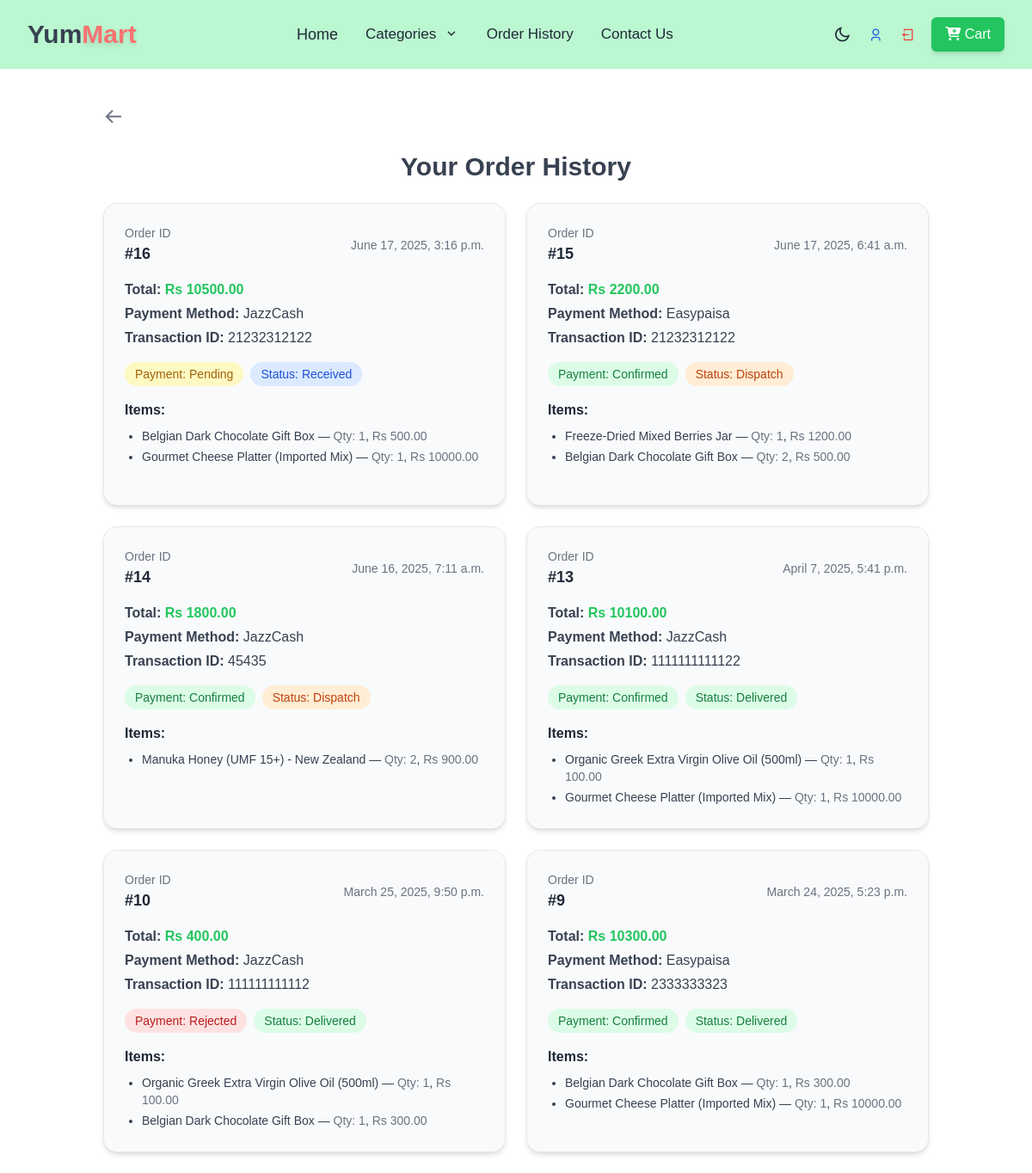
The app's page /order-history/ (signed in) with its own data.
### store/models.py (models this page shows, shortened)
class Order(models.Model):
    PAYMENT_METHODS = [
        ('Easypaisa', 'Easypaisa'),
        ('JazzCash', 'JazzCash'),
        ('Bank Transfer', 'Bank Transfer'),
    ]
    PAYMENT_STATUS = [
        ('Pending', 'Pending'),
        ('Confirmed', 'Confirmed'),
        ('Rejected', 'Rejected'),
    ]
    ORDER_STATUS = [
        ('Received', 'Received'),
        ('Packed', 'Packed'),
        ('Dispatch', 'Dispatch'),
        ('Delivered', 'Delivered'),
    ]
    user = models.ForeignKey(User, on_delete=models.CASCADE, null=True, blank=True)
    name = models.CharField(max_length=100)
    email = models.EmailField()
    phone = models.CharField(max_length=15, default="Not Provided")
    address = models.TextField()
    total_price = models.DecimalField(max_digits=10, decimal_places=2)
    payment_method = models.CharField(max_length=20, choices=PAYMENT_METHODS, default='Easypaisa')
    transaction_id = models.CharField(max_length=100, blank=True, null=True)
    payment_screenshot = models.ImageField(upload_to='payment_screenshots/', blank=True, null=True)  # ✅ New field
    payment_status = models.CharField(max_length=10, choices=PAYMENT_STATUS, default='Pending')
    order_status = models.CharField(max_length=10, choices=ORDER_STATUS, default='Received')
    created_at = models.DateTimeField(auto_now_add=True)

class OrderItem(models.Model):
    order = models.ForeignKey(Order, on_delete=models.CASCADE)
    product = models.ForeignKey(Product, on_delete=models.CASCADE)
    quantity = models.PositiveIntegerField()
    price = models.DecimalField(max_digits=10, decimal_places=2, default=0.00)  # 🔥 Add default=0.00

class Product(models.Model):
    category = models.ForeignKey(Category, on_delete=models.CASCADE)
    name = models.CharField(max_length=255)
    slug = models.SlugField(max_length=255, unique=True)
    description = models.TextField(blank=True)
    price = models.DecimalField(max_digits=10, decimal_places=2)
    image = models.ImageField(upload_to='products/')
    created_at = models.DateTimeField(auto_now_add=True)

### store/views.py (the view)
# urls.py: path('order-history/', order_history, name='order_history'),
@login_required
def order_history(request):
    status = request.GET.get("status", "All")
    orders = Order.objects.filter(user=request.user).order_by('-created_at')
    if status != "All":
        orders = orders.filter(payment_status=status)
    return render(request, 'store/order_history.html', {
        'orders': orders
    })

### store/templates/store/order_history.html (shortened to what this page needs)
{% extends 'store/base.html' %}
{% block content %}
{% if request.user.is_authenticated %}
<div class="  container mx-auto px-4 sm:px-6 lg:px-8 py-6">
    <a href="{% url 'home' %}" class="  text-blue-500 hover:underline">
        <i
            class='bx bx-arrow-back text-2xl text-gray-500 dark:text-gray-300 hover:text-gray-700 dark:hover:text-white mb-6 cursor-pointer'></i>
            <h2 class="text-3xl   font-bold text-gray-700 dark:text-gray-100 mb-6 text-center">Your Order History</h2>
    </a>
    {% if orders %}
    <div class="grid grid-cols-1 md:grid-cols-2 gap-6">
        {% for order in orders %}
        <div
            class=" rounded-2xl dark:bg-gray-900 bg-white border border-gray-200 dark:border-gray-700 p-0 shadow-md hover:shadow-xl transition duration-300">
            <div class="h-[350px] bg-gray-50 dark:bg-gray-800 p-6 rounded-2xl">
                <div class="flex justify-between items-center mb-4">
                    <div>
                        <p class="text-sm text-gray-500 dark:text-gray-400">Order ID</p>
                        <p class="text-lg font-bold text-gray-800 dark:text-white">#{{ order.id }}</p>
                    </div>
                    <p class="text-sm text-gray-500 dark:text-gray-400 text-right">
                        {{ order.created_at|date:"F j, Y, g:i a" }}
                    </p>
                </div>
                <div class="mb-3 space-y-1">
                    <p class="text-gray-700 dark:text-gray-300"><strong>Total:</strong>
                        <span class="text-green-500 font-semibold">Rs {{ order.total_price }}</span>
                    </p>
                   <p class="text-gray-700 dark:text-gray-300"><strong>Payment Method:</strong> {{ order.payment_method }}</p>
                    <p class="text-gray-700 dark:text-gray-300"><strong>Transaction ID:</strong>
                        {{ order.transaction_id|default:"Not Provided" }}</p>
                </div>
                <div class="flex flex-wrap gap-2 mt-4 mb-4">
                    <span class="px-3 py-1 rounded-full text-sm font-medium
                    {% if order.payment_status == 'Pending' %} bg-yellow-100 text-yellow-700 dark:bg-yellow-700 dark:text-white
                    {% elif order.payment_status == 'Confirmed' %} bg-green-100 text-green-700 dark:bg-green-700 dark:text-white
                    {% elif order.payment_status == 'Rejected' %} bg-red-100 text-red-700 dark:bg-red-700 dark:text-white
                    {% else %} bg-gray-200 text-gray-600 dark:bg-gray-600 dark:text-white {% endif %}">
                        Payment: {{ order.payment_status }}
                    </span>
                    <span class="px-3 py-1 rounded-full text-sm font-medium
                    {% if order.order_status == 'Received' %} bg-blue-100 text-blue-700 dark:bg-blue-700 dark:text-white
                    {% elif order.order_status == 'Packed' %} bg-yellow-100 text-yellow-700 dark:bg-yellow-700 dark:text-white
                    {% elif order.order_status == 'Dispatch' %} bg-orange-100 text-orange-700 dark:bg-orange-700 dark:text-white
                    {% elif order.order_status == 'Delivered' %} bg-green-100 text-green-700 dark:bg-green-700 dark:text-white
                    {% else %} bg-gray-200 text-gray-600 dark:bg-gray-600 dark:text-white {% endif %}">
                        Status: {{ order.order_status }}
                    </span>
                </div>
                <div>
                    <h3 class="text-md font-bold text-gray-800 dark:text-gray-100 mb-2">Items:</h3>
                    <ul class="list-disc ml-5 space-y-1 text-gray-700 dark:text-gray-300 text-sm">
                        {% for item in order.orderitem_set.all %}
                        <li>
                            {{ item.product.name }} —
                            <span class="text-gray-500 dark:text-gray-400">Qty: {{ item.quantity }}</span>,
                            <span class="text-gray-500 dark:text-gray-400">Rs {{ item.price }}</span>
                        </li>
                        {% endfor %}
                    </ul>
                </div>
            </div>
        </div>
        {% endfor %}
    </div>
    {% else %}
    <p class="text-gray-500 dark:text-gray-400 text-center">No orders placed yet.</p>
    {% endif %}
</div>
{% else %}
<script>
    window.location.href = "{% url 'login' %}";
</script>
{% endif %}
{% endblock %}

### records on screen
Order: id "16", created_at "June 17, 2025, 3:16 p.m.", total_price "10500.00", payment_method "JazzCash", transaction_id "21232312122", payment_status "Pending", order_status "Received"
OrderItem: product.name "Belgian Dark Chocolate Gift Box", quantity "1", price "500.00"
OrderItem: product.name "Gourmet Cheese Platter (Imported Mix)", quantity "1", price "10000.00"
Order: id "15", created_at "June 17, 2025, 6:41 a.m.", total_price "2200.00", payment_method "Easypaisa", transaction_id "21232312122", payment_status "Confirmed", order_status "Dispatch"
OrderItem: product.name "Freeze-Dried Mixed Berries Jar", quantity "1", price "1200.00"
OrderItem: product.name "Belgian Dark Chocolate Gift Box", quantity "2", price "500.00"
Order: id "14", created_at "June 16, 2025, 7:11 a.m.", total_price "1800.00", payment_method "JazzCash", transaction_id "45435", payment_status "Confirmed", order_status "Dispatch"
OrderItem: product.name "Manuka Honey (UMF 15+) - New Zealand", quantity "2", price "900.00"
Order: id "13", created_at "April 7, 2025, 5:41 p.m.", total_price "10100.00", payment_method "JazzCash", transaction_id "1111111111122", payment_status "Confirmed", order_status "Delivered"
OrderItem: product.name "Organic Greek Extra Virgin Olive Oil (500ml)", quantity "1", price "100.00"
OrderItem: product.name "Gourmet Cheese Platter (Imported Mix)", quantity "1", price "10000.00"
Order: id "10", created_at "March 25, 2025, 9:50 p.m.", total_price "400.00", payment_method "JazzCash", transaction_id "111111111112", payment_status "Rejected", order_status "Delivered"
OrderItem: product.name "Organic Greek Extra Virgin Olive Oil (500ml)", quantity "1", price "100.00"
OrderItem: product.name "Belgian Dark Chocolate Gift Box", quantity "1", price "300.00"
Order: id "9", created_at "March 24, 2025, 5:23 p.m.", total_price "10300.00", payment_method "Easypaisa", transaction_id "2333333323", payment_status "Confirmed", order_status "Delivered"
OrderItem: product.name "Belgian Dark Chocolate Gift Box", quantity "1", price "300.00"
OrderItem: product.name "Gourmet Cheese Platter (Imported Mix)", quantity "1", price "10000.00"
